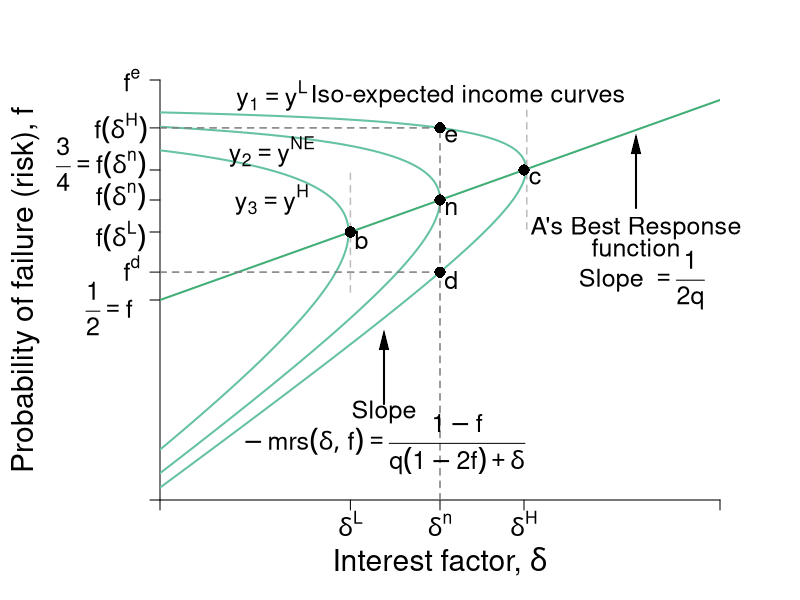

Source code (R):
#Graph Designer: Simon Halliday
#Authors: Bowles, Foley and Halliday
#Title: Coordination, Conflict and Competition: A Text in Microeconomics

library(shape)
pdf(file = "credit/non_contractual_brf.pdf", width = 8, height = 6)

#Set parameters for graphics
axislabelsize <- 1.8
labelsize <- 1.5
namesize <- 1.8
annotatesize <- 1.5
graphlinewidth <- 2
segmentlinewidth <- 1.5

COL <- c("#7fc97f", "#beaed4", "#fdc086", "#ffff99", "#386cb0", "#f0027f", "#bf5b17", "#666666")
COLA <- c("#e0f3db", "#99d8c9","#66c2a4","#41ae76", "#238b45", "#005824")
COLB <- c("#c6dbef", "#4eb3d3", "#2b8cbe", "#0868ac","#084081")
grays <- gray.colors(25, start = 1, end = 0)

#Edited the margins to cater for the larger LHS labels
par(mar =  c(5, 8, 4, 4))

brfFn <- function(delta, mu = 1) {
  .5 + (delta / (2 * mu)) 
}

isoreturnFn <- function(delta, pi=0.125) {
  1 - (pi)/delta
}


yFn <- function(d1, f1, mu = 1){
  mu*f1*(1 - f1) - d1*(1 - f1)
}

ylow <- function(delta, mu = 1, ybar = 0.03){
  (-sqrt(delta^2 - 2*delta*mu + mu^2 - 4*mu*ybar) + delta + mu)/(2*mu)
}

yhigh <- function(delta, mu = 1, ybar = 0.03){
  (sqrt(delta^2 - 2*delta*mu + mu^2 - 4*mu*ybar) + delta + mu)/(2*mu)
}

xlims <- c(0, 1)
ylims <- c(0, 1.05)

npts <- 501 
d1 <- seq(xlims[1], xlims[2], length.out = npts)
f1 <- seq(ylims[1], ylims[2], length.out = npts) 
a <- c(0.03, 0.0625, 0.11)

plot(0, 0, xlim = xlims, ylim = ylims, type = "n",
     xlab = expression(paste("")),
     ylab = expression(paste("")), 
     xaxt = "n", 
     yaxt = "n", 
     cex.lab = axislabelsize, 
     bty = "n", 
     xaxs="i", 
     yaxs="i"
)


# ticksy <- seq(from = 0, to = ylims[2], by = 0.1)
# ylabels <- seq(from = 0, to = ylims[2], by = 0.1)
# ticksx <- seq(from = 0, to = xlims[2], by = 0.1)
# xlabels <- seq(from = 0, to = xlims[2], by = 0.1)
ticksy <- c(ylims[1], 0.5, ylow(delta = 0.5), brfFn(delta = 0.34), brfFn(delta = 0.5), brfFn(delta = 0.65), yhigh(delta = 0.5), ylims[2])
ylabels <- c(NA, NA, NA, NA,NA,NA, NA, NA)
#ylabels <- c(NA, expression(paste(f == frac(1,2))), expression(paste(f^d)), expression(paste(f*(delta^L) )),  expression(paste(f*(delta^n) == frac(3,4))),expression(paste(f*(delta^H) )), expression(paste(f^e)), NA)
ticksx <- c(xlims[1], 0.34, 0.5, 0.65, xlims[2])
xlabels <- c(NA,  expression(paste(delta^L)), expression(paste(delta^n)), expression(paste(delta^H)), NA)

axis(1, at = ticksx, pos = 0, labels = xlabels, cex.axis = labelsize)
axis(2, at = ticksy, pos = 0, labels = ylabels, las = 1,cex.axis = labelsize)

#ylabels <- c(NA, expression(paste(f == frac(1,2))), expression(paste(f^d)), expression(paste(f*(delta^L) )),  expression(paste(f*(delta^n) == frac(3,4))),expression(paste(f*(delta^H) )), expression(paste(f^e)), NA)
text(-0.0905, 0.48, expression(paste(frac(1,2) == f)), cex = labelsize, xpd =TRUE)
text(-0.05, 0.58, expression(paste(f^d)), cex = labelsize, xpd =TRUE)
text(-0.07, 0.66, expression(paste(f*(delta^L) )), cex = labelsize, xpd =TRUE)
text(-0.07, 0.76, expression(paste(f*(delta^n) )), cex = labelsize, xpd =TRUE)
text(-0.105, 0.84, expression(paste(frac(3,4) == f*(delta^n))), cex = labelsize, xpd =TRUE)
text(-0.07, 0.93, expression(paste(f*(delta^H) )), cex = labelsize, xpd =TRUE)
text(-0.05, 1.05, expression(paste(f^e)), cex = labelsize, xpd =TRUE)

npts <- 503 
xx1 <- seq(xlims[1], xlims[2], length.out = npts)
xx2 <- seq(0, 1, length.out = npts)

#Draw the graphs
lines(xx1, brfFn(xx1), col = COLA[4], lwd = graphlinewidth)

#Axis labels
mtext(expression(paste("Interest factor, ", delta)), side = 1, line = 3, cex = axislabelsize)
text(-0.24, 0.5*(ylims[2]), expression(paste("Probability of failure (risk), ", f)), xpd = TRUE, cex = axislabelsize, srt = 90) 

#Contour lines
contour(d1, f1,
        outer(d1, f1, yFn),
        drawlabels = FALSE,
        col = COLA[3],
        lwd = graphlinewidth,
        levels = a,
        xaxs="i",
        yaxs="i",
        add = TRUE)

segments(0.5, 0, 0.5, yhigh(delta = 0.5), lty = 2, col = grays[20] , lwd = segmentlinewidth)
segments(0, yhigh(delta = 0.5), 0.5, yhigh(delta = 0.5), lty = 2, col = grays[20] , lwd = segmentlinewidth)
segments(0, ylow(delta = 0.5), 0.5, ylow(delta = 0.5), lty = 2, col = grays[20] , lwd = segmentlinewidth)

segments(0.34, brfFn(delta = 0.34) - 0.15, 0.34, brfFn(delta = 0.34) + 0.15, lty = 2, col = "gray" , lwd = segmentlinewidth)
segments(0.655, brfFn(delta = 0.655) - 0.15, 0.655, brfFn(delta = 0.655) + 0.15, lty = 2, col = "gray" , lwd = segmentlinewidth)

#segments(0, brfFn(delta = 0.5), 0.5, brfFn(delta = 0.5), lty = 2, col = "gray" , lwd = segmentlinewidth)

# 
# segments(8, 0, 8,indiffA(x = 8)  , lty = 2, col = "gray" , lwd = segmentlinewidth)
# segments(0, indiffA(x = 8) , 8,indiffA(x = 8)  , lty = 2, col = "gray" , lwd = segmentlinewidth)

text(0.5+ 0.02, brfFn(delta = 0.5) - 0.02, expression(paste(n)), cex = labelsize)
points(0.5, brfFn(delta = 0.5), pch = 16, col = "black", cex = 1.5)
text(0.34+ 0.02, brfFn(delta = 0.34) - 0.02, expression(paste(b)), cex = labelsize)
points(0.34, brfFn(delta = 0.34), pch = 16, col = "black", cex = 1.5)
text(0.65+ 0.02, brfFn(delta = 0.65) - 0.02, expression(paste(c)), cex = labelsize)
points(0.65, brfFn(delta = 0.65), pch = 16, col = "black", cex = 1.5)

text(0.5+ 0.02, ylow(delta = 0.5) - 0.02, expression(paste(d)), cex = labelsize)
points(0.5, ylow(delta = 0.5), pch = 16, col = "black", cex = 1.5)
text(0.5+ 0.02, yhigh(delta = 0.5) - 0.02, expression(paste(e)), cex = labelsize)
points(0.5, yhigh(delta = 0.5), pch = 16, col = "black", cex = 1.5)



text(0.55, 1.01, expression(paste("Iso-expected income curves")), cex = labelsize)
text(0.2, 1.01, expression(paste(y[1] == y^L)), cex = labelsize)
text(0.2, 0.87, expression(paste(y[2] == y^{NE})), cex = labelsize)
text(0.2, 0.75, expression(paste(y[3] == y^H)), cex = labelsize)
text(0.4, 0.22, expression(Slope), cex = labelsize)
text(0.4, 0.14, expression(paste(-mrs(delta, f) == frac(1 - f, q*(1 - 2*f) + delta))), cex = labelsize)
Arrows(0.4, 0.24, 0.4, 0.4, col = "black", lty = 1, lwd = 2, arr.type = "triangle", arr.lwd = 0.5)

text(0.85, 0.68, expression(paste("A's Best Response")), cex = labelsize, xpd  = TRUE)
text(0.85, 0.63, expression(paste("function")), cex = labelsize, xpd  = TRUE)
text(0.86, 0.55, expression(paste("Slope ", phantom() == frac(1, 2*q))), cex = labelsize, xpd  = TRUE)
Arrows(0.85, 0.73, 0.85, 0.89, col = "black", lty = 1, lwd = 2, arr.type = "triangle", arr.lwd = 0.5)

dev.off()
